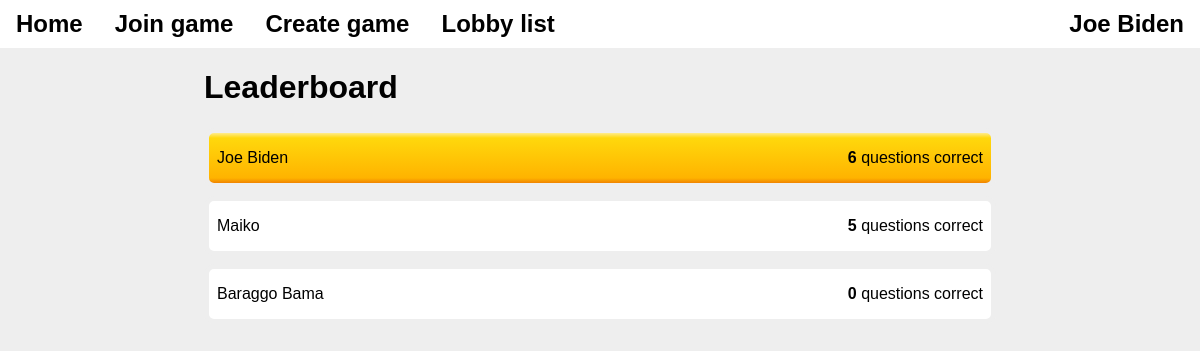
/leaderboard.php?id=656208 (signed in), run on the app's committed database.
### tables this page shows
CREATE TABLE `users` (
  `id` int(11) NOT NULL,
  `username` text NOT NULL,
  `password` text NOT NULL,
  `join_date` date NOT NULL DEFAULT current_timestamp(),
  `current_game` int(11) DEFAULT NULL,
  `selected_answer` text DEFAULT NULL,
  `correct_answers` int(11) NOT NULL DEFAULT 0
);

### leaderboard.php (the view, shortened to what this page needs)
<?php
require("./database_manager/db_connect.php");
include("./components/navbar.php");
?>
<html>
  <head>
    <link rel="stylesheet" href="./assets/stylesheets/pages/page_leaderboard.css">
    <link rel="stylesheet" href="./assets/stylesheets/big_select.css">
    <link rel="stylesheet" href="./assets/stylesheets/button.css">
    <link rel="stylesheet" href="./assets/stylesheets/modal.css">
    <link rel="stylesheet" href="./assets/stylesheets/player_list.css">
    <link rel="stylesheet" href="./assets/stylesheets/variables.css">
  </head>
  <body>
    <div class="main-content-wrapper">
<?php
$join_code = $_GET['id'];
$leaderboard_query =
 "SELECT username, correct_answers
  FROM `users`
  WHERE `current_game`=$join_code
  ORDER BY correct_answers DESC;
";
$leaderboard_result = mysqli_query($sql_conn, $leaderboard_query);
$leaderboard = mysqli_fetch_all($leaderboard_result);
?>
      <h1>Leaderboard</h1>
      <ol id="leaderboard" class="player-list">
        <?php foreach ($leaderboard as &$ranked_user): ?>
        <li>
          <p><?php echo $ranked_user[0]?></p>
          <p><b><?php echo $ranked_user[1]?></b> questions correct</p>
        </li>
        <?php endforeach; ?>
        </ol>
    </div>
  </body>
</html>

### assets/stylesheets/pages/page_leaderboard.css (style rules this page uses)
#leaderboard > li:first-child { background: rgb(255,236,140); background: linear-gradient(180deg, rgba(255,236,140,1) 0%, rgba(255,216,12,1) 10%, rgba(255,179,0,1) 90%, rgba(240,132,0,1) 100%); }

### assets/stylesheets/player_list.css (style rules this page uses)
.player-list { list-style: none; padding: 0px; }
.player-list > li { margin: var(--player-list-margin); background: var(--player-list-background); padding: var(--player-list-padding); border-radius: var(--player-list-border-radius); border: var(--player-list-border); display: flex; justify-content: space-between; }
.player-list > li > * { margin: 0px; padding: 0px; }

### assets/stylesheets/variables.css (style rules this page uses)
:root { --page-background: #eeeeee; --modal-width: 75%; --modal-padding: 1rem; --modal-border-radius: 10px; --modal-border: 3px solid #dddddd; --modal-background: #ffffff; --text-input-padding: 0.5rem; --text-input-border-radius: 10px; --text-input-border: 3px solid #dddddd; --text-input-margin: 0.5rem 0rem; --global-primary-color: #88aaff; --global-secondary-color: #6688ee; --global-tertiary-color: #5e7ddb; --confirm-button-background: var(--global-secondary-color); --confirm-button-color: var(--global-primary-color); --confirm-button-border-color: var(--global-tertiary-color); --confirm-button-text-color: #ffffff; --button-font-weight: 500; --button-font-size: 16; --error-color: #ff3333; --hover-transition-duration: 0.3s; --navbar-height: 3rem; --player-list-border-radius: 10px; --player-list-border: 5px solid #eee; --player-list-background: white; --player-list-margin: 0.5rem 0px; --player-list-padding: 1rem 0.5rem; --navbar-z: 1000; }
body { background-color: var(--page-background); font-family: Arial, Helvetica, sans-serif; margin: 0px; }
.main-content-wrapper { width: 66%; transform: translateX(-50%); left: 50%; position: absolute; top: var(--navbar-height); height: calc(100% - var(--navbar-height)); }
* { box-sizing: border-box; }

### data on the page
users: username "Joe Biden", correct_answers "6"
users: username "Maiko", correct_answers "5"
users: username "Baraggo Bama", correct_answers "0"

### other printed values
$_SESSION["username"] "Joe Biden"
